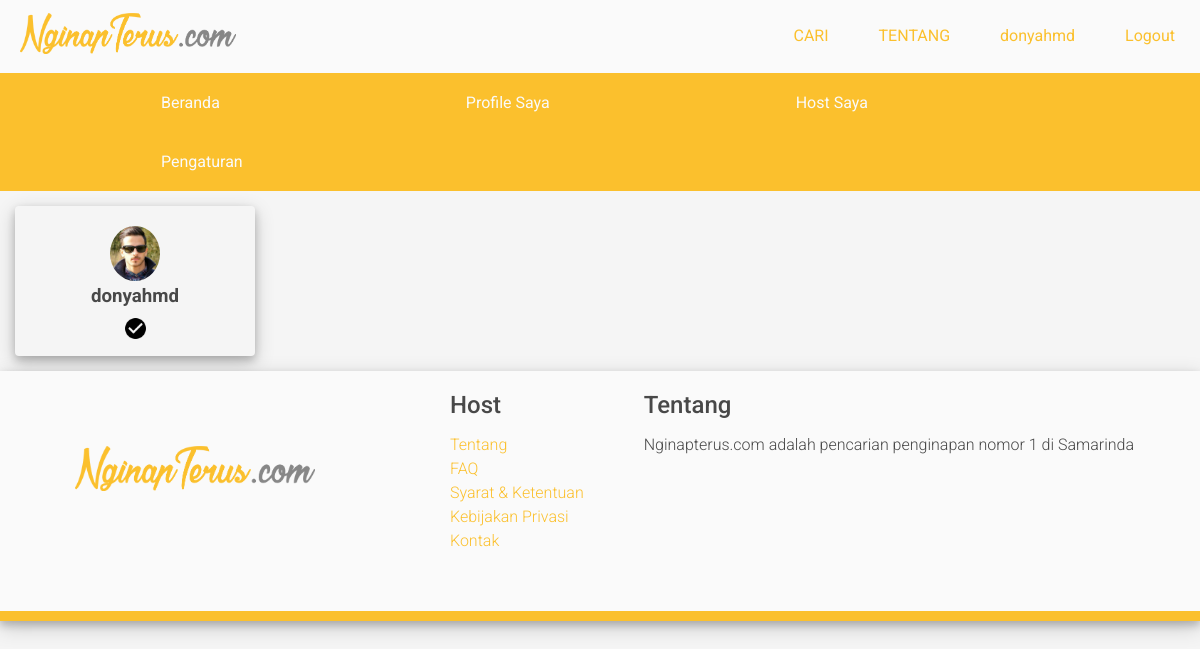
Page /beranda.php (signed in) on the committed database.
### tables this page shows
CREATE TABLE `tbl_pengguna` (
  `username` varchar(255) NOT NULL,
  `nik_ktp_pengguna` varchar(255) DEFAULT NULL,
  `nama_pengguna` varchar(255) NOT NULL,
  `no_hp` varchar(255) NOT NULL,
  `tempat_lahir` varchar(255) NOT NULL,
  `tgl_lahir` date NOT NULL,
  `alamat` text NOT NULL,
  `pekerjaan` varchar(255) NOT NULL,
  `kewarganegaraan` varchar(255) NOT NULL,
  `foto_ava` varchar(255) DEFAULT NULL,
  `foto_ktp` varchar(255) DEFAULT NULL,
  `verifikasi` int(12) NOT NULL,
  `tgl_dibuat` date NOT NULL,
  `tgl_diedit` date NOT NULL
);

### beranda.php (the view, shortened to what this page needs)
<?php
	include('backend/layout/head.php');
	$sesi = $_SESSION['username'];
	$query = "select * from tbl_akun as ac inner join tbl_pengguna on ac.username = tbl_pengguna.username where ac.username='$sesi'";
	$sql = mysqli_query($koneksi, $query);
	while ($data = mysqli_fetch_array($sql)) {
		$username = $data['username'];
		$foto_ava = $data['foto_ava'];
?>
	<main>
		<div class="menu">
			<ul>
				<li><a href="beranda.php">Beranda</a></li>
				<li><a href="#">Profile Saya</a></li>
				<li><a href="#">Host Saya</a></li>
				<li><a href="#">Pengaturan</a></li>
			</ul>
		</div>
		<section class="host-user">
			<center>
				<img class="host-user-bulat-kecil" src="user/<?php echo $username."/".$foto_ava;?>">
				<br>
				<h3 style="margin-top:0px;"><?php echo $username?></h3>
				<img class="host-user-verified" src="backend/asset/img/verified.png">
			</center>
		</section>
	</main>
<?php
}
include('backend/layout/footer.php');?>

### backend/asset/style.css (style rules this page uses)
html { font-family: 'Roboto', sans-serif; color: #484848; }
body { margin: 0; padding: 0; background-color: #f5f5f5; }
section { width: 100%; height: 350px; }
a { color: #FAFAFA; text-decoration: none; -webkit-transition: width 2s; transition: width 2s; filter: alpha( opacity = 0); -webkit-transition: 200ms ease; -moz-transition: 200ms ease; -o-transition: 200ms ease; transition: 200ms ease; }
.menu { //width: 350px; width: 100%; background-color: #FBC02D; }
.menu ul { list-style-type: none; margin: 0; }
.menu ul li { display: inline-block; padding: 20px 0px; //margin-top: -40px; }
.menu ul li a { padding: 20px 121px; background-color: #FBC02D; -webkit-transition: width 2s; transition: width 2s; filter: alpha( opacity = 0); -webkit-transition: 200ms ease; -moz-transition: 200ms ease; -o-transition: 200ms ease; transition: 200ms ease; }
.host-user { margin: 15px; float: left; width: 20%; height: 150px; border-radius: 4px; box-shadow: 0 4px 8px 0 rgba(0, 0, 0, 0.2), 0 6px 20px 0 rgba(0, 0, 0, 0.19); }
.host-user .host-user-bulat-kecil { margin-top: 20px; width: 50px; height: auto; border-radius: 100%; }
.host-user .host-user-verified { margin-top: -10px; width: 25px; height: auto; }

### rows in the picture
tbl_pengguna: username+foto_ava (picture), username "donyahmd"

### other values in the picture
$_SESSION['username'] "donyahmd"
